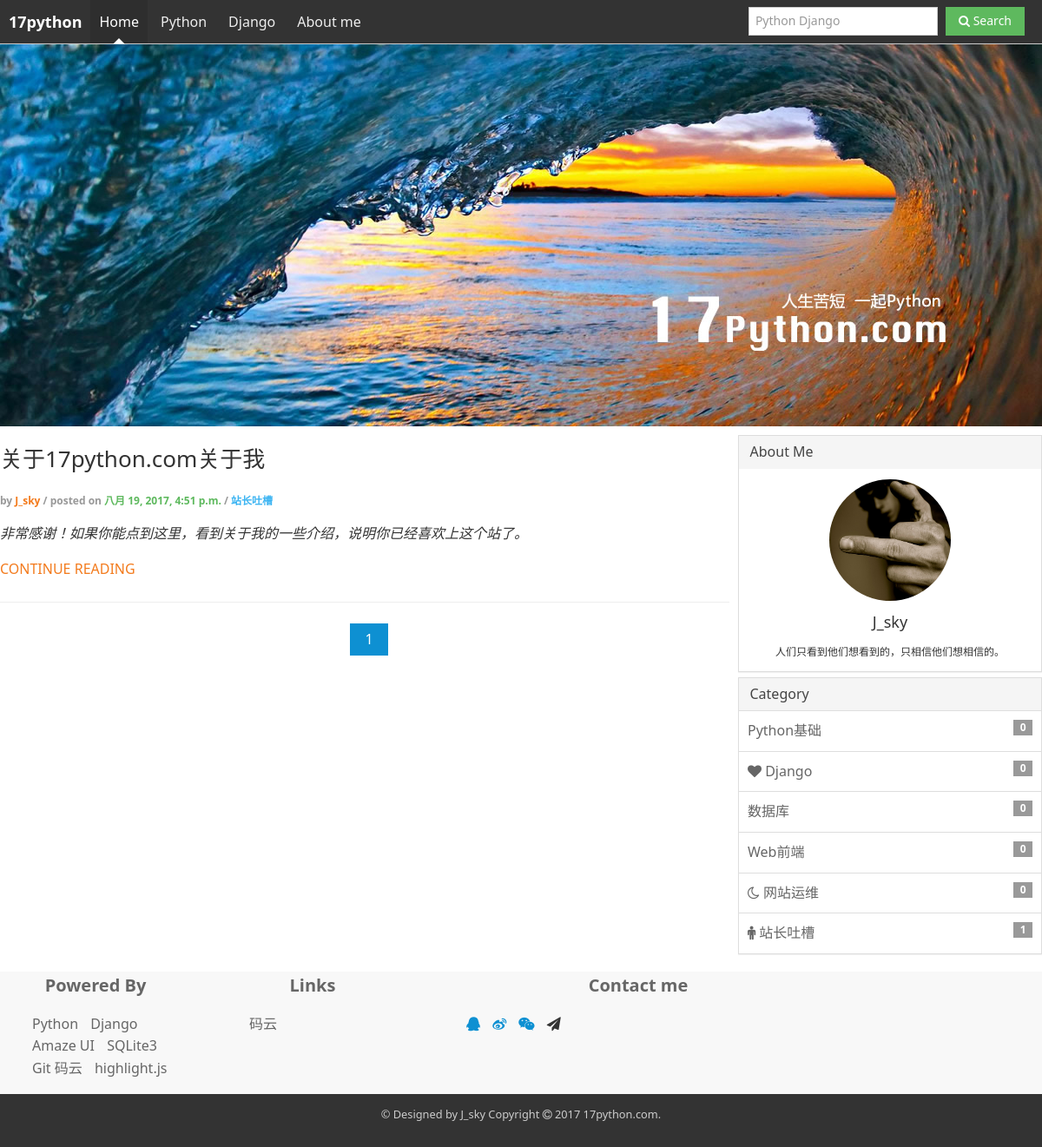
Before: / with the older database file.
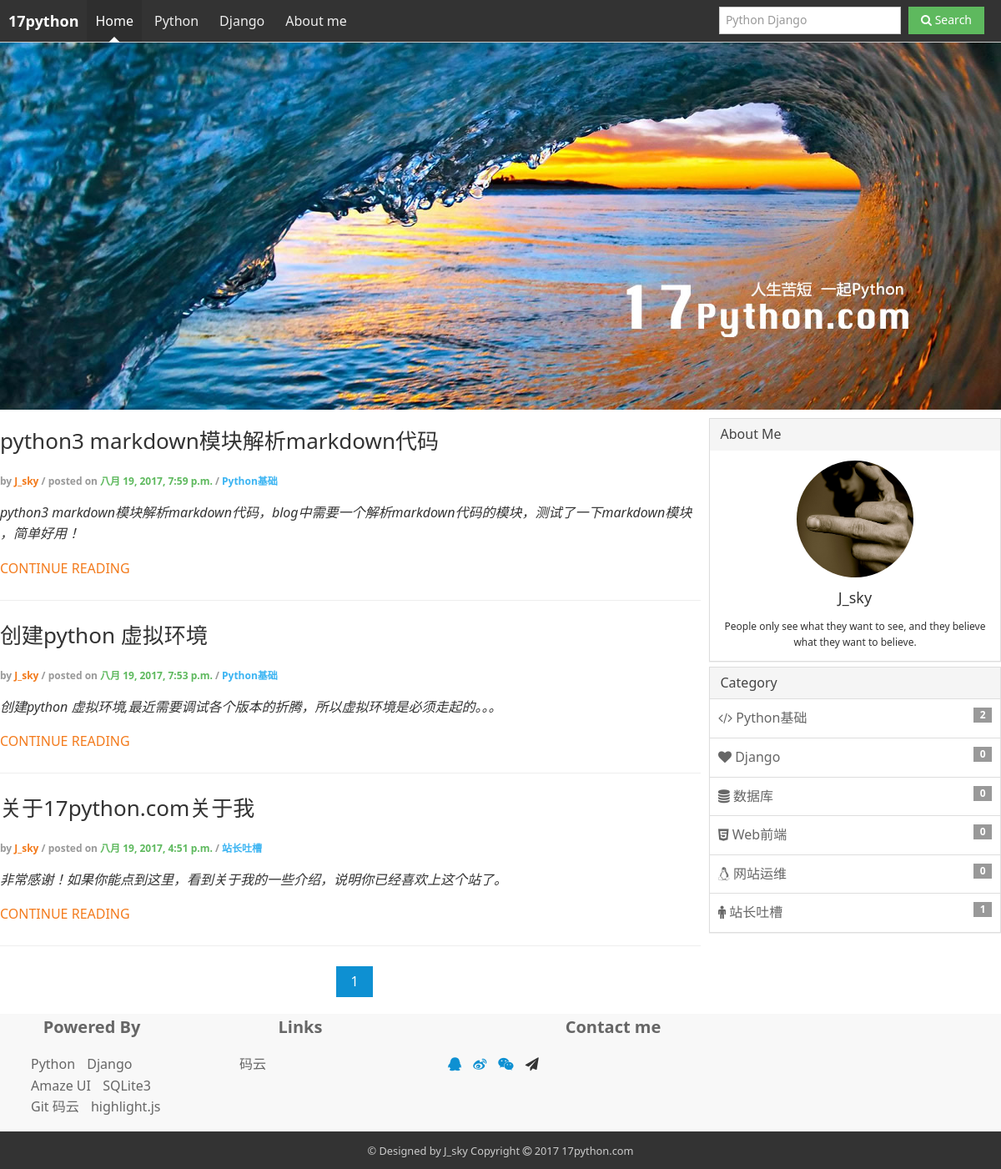
After: the same page with the newer database file.
### blog/models.py (models this page shows, shortened)
class Article(models.Model):
    article_title = models.CharField(max_length=50, verbose_name=u'日志标题', default='')
    article_synopsis = models.TextField(verbose_name=u'日志简介', default='')
    article_image = models.ImageField(upload_to="image/article/%Y/%m", default="image/article/default.png", max_length=100, verbose_name=u"文章配图")
    article_user = models.ForeignKey(UserProfile, verbose_name=u'文章作者', null=True, blank=True)
    article_category = models.ForeignKey(Category, verbose_name=u'所属分类', null=True, blank=True)
    article_tag = models.CharField(max_length=50, verbose_name=u'日志标签', default='')
    article_content = models.TextField(verbose_name=u'博客正文', default='')
    article_type = models.CharField(max_length=10, choices=(("0",u"草稿"),("1","软删除"),("2","正常")), default="0", verbose_name=u"文章类别")
    article_click = models.PositiveIntegerField(verbose_name=u'文章点击量', default=0)
    article_up = models.CharField(max_length=10, choices=(("1",u"置顶"),("0","取消置顶")), default="0", verbose_name=u"文章置顶")
    article_support= models.CharField(max_length=10, choices=(("1",u"推荐"),("0","取消推荐")), default="0", verbose_name=u"文章推荐")
    article_create_time= models.DateTimeField(verbose_name=u'创建时间',  auto_now_add=True)
    article_update_time= models.DateTimeField(verbose_name=u'更新时间',  auto_now=True)
    class Meta:
        verbose_name=u'文章表'
        verbose_name_plural = verbose_name

class UserProfile(AbstractUser):
    user_nick_name = models.CharField(max_length=24, verbose_name=u'用户昵称', default="")
    user_gender = models.CharField(max_length=10, choices=(("1",u"男"),("0","女")), default="1", verbose_name=u"性别选择")
    user_birday = models.DateField(verbose_name=u"用户生日", null=True, blank=True)
    user_mobile = models.CharField(max_length=11, null=True, blank=True,verbose_name=u'电话号码')
    user_address = models.CharField(max_length=200, verbose_name=u"用户地址", default='')
    user_detail = models.CharField(max_length=200, verbose_name=u"个人简介", default='')
    user_image = models.ImageField(upload_to="image/user/%Y/%m", default="image/user/default.png", max_length=100, verbose_name=u"用户头像")
    class Meta:
        verbose_name=u'用户表'
        verbose_name_plural = verbose_name

class Category(models.Model):
    category_name = models.CharField(max_length=20, verbose_name=u'分类名称', default='')
    category_detail = models.CharField(max_length=100, verbose_name=u'分类介绍', default='')
    category_icon = models.CharField(max_length=100, verbose_name=u'分类图标', default='')
    category_sort_id = models.IntegerField(verbose_name=u'分类排序', default=1)
    class Meta:
        verbose_name = u'博客分类'
        verbose_name_plural = verbose_name
    def __str__(self):
        return self.category_name

class Siteinfo(models.Model):
    site_name = models.CharField(max_length=20, verbose_name=u'站点名称', default='')
    site_detail = models.CharField(max_length=100, verbose_name=u'站点介绍', default='')
    site_user = models.ForeignKey(UserProfile, verbose_name=u'管理员', null=True, blank=True)
    site_footer = models.TextField(verbose_name=u'站点底部代码', default='')
    site_logo = models.ImageField(upload_to="image/site/", default="image/site/default.png", max_length=100, verbose_name=u"站点logo")
    site_topimage = models.ImageField(upload_to="image/site/", default="image/site/topbg.jpg", max_length=100, verbose_name=u"顶部大图")
    class Meta:
        verbose_name = u'网站信息'
        verbose_name_plural = verbose_name

### blog/views.py (the view)
# urls.py: url(r'^$', bloglist, name=''),
def bloglist(request):
    articles = Article.objects.filter(article_type='2').order_by('-article_create_time')
    page_number = int(request.GET.get('p', '1'))#获取当前页码，用来控制翻页中当前页码的class="{% if p == page_number %}am-active {% endif %}"
    c =request.GET.get('c', '')#分类
    s = ''#搜索关键字
    t = ''#TAG关键字
    if request.method == 'GET':
        form = Searchform(request.GET)
        if form.is_valid():
            s =request.GET.get('s')
    if request.method == 'GET':
        form = Tagform(request.GET)
        if form.is_valid():
            t =request.GET.get('t')
    if c:
        articles = articles.filter(article_category=c, article_type='2').order_by('-article_create_time')
    elif s:
        articles = articles.filter(Q(article_title__contains=s)|Q(article_content__contains=s),article_type='2').order_by('-article_create_time')
    elif t:
        articles = articles.filter(article_tag__contains=t, article_type='2').order_by('-article_create_time')#name__contains 模糊查找字段
    paginator = Paginator(articles, 5) # 第二个参数是每页显示的数量
    page = request.GET.get('p')          # 获取URL参数中的page number
    try:
        contacts = paginator.page(page)
    except PageNotAnInteger:                # 若不是整数则跳到第一页
        contacts = paginator.page(1)
    except EmptyPage:                       # 若超过了则最后一页
        contacts = paginator.page(paginator.num_pages)
    page_url = request.get_full_path()
    userinfo = UserProfile.objects.get(pk=1)#站长资料
    categorys = Category.objects.all()#获取所有分类
    siteinfo = Siteinfo.objects.get(pk=1)#获取站点信息
    return render(request, 'blog/list.html', {'articles':articles,
                                    'userinfo':userinfo,
                                    'categorys':categorys,
                                    'siteinfo':siteinfo,
                                    'contacts':contacts,
                                    'c':c,
                                    's':s,
                                    'page_url':page_url,
                                    'page_number':page_number,
                                    'form':form})

### blog/forms.py
class Tagform(forms.Form):
    t = forms.CharField(max_length=20)

### blog/templatetags/mytags.py (called while the page is built)
@register.filter
def toMarkdown(str):
    return markdown(str)

@register.filter
def cat_count(cat_id):
    return Article.objects.filter(article_category=cat_id).count()

### templates/blog/list.html (shortened to what this page needs)
{% extends 'base.html' %}
{% load mytags %}
{% block nav %}
      <li class="{% if page_url == '/' %}am-active{% endif %}"><a href="{% url '' %}">Home</a></li>
      <li class="{% if page_url == '/?c=1' %}am-active{% endif %}"><a href="{% url '' %}?c=1">Python</a></li>
      <li class="{% if page_url == '/?c=2' %}am-active{% endif %}"><a href="{% url '' %}?c=2">Django</a></li>
      <li class="{% if page_url == '/?c=6' %}am-active{% endif %}"><a href="{% url '' %}?c=6">About me</a></li>
{% endblock nav %}
{% block article %}
{% for article in contacts %}
<article class="blog-main">
      <h3 class="am-article-title blog-title">
        <a href="/blog/{{ article.id }}">{{ article.article_title }}</a>
      </h3>
      <h4 class="am-article-meta blog-meta">by <a href="" class="am-text-warning">{{ article.article_user.user_nick_name }}</a>
         / posted on<span class="am-text-success"> {{ article.article_create_time }} </span>
       / <a href="{% url '' %}?c={{ article.article_category.id}}" class="am-text-secondary">{{ article.article_category }}</a>
      </h4>
      <div class="blog-content">
       {% autoescape off %}
        {{ article.article_synopsis|toMarkdown }}
       {% endautoescape %}
      </div>
 </article>
<a href="/blog/{{ article.id }}" class="am-text-warning">CONTINUE READING</a>
  <hr class="am-article-divider blog-hr">
{% endfor %}
<div class="am-pagination am-pagination-centered">
        {% for p in contacts.paginator.page_range %}
           <li class="{% if p == page_number %}am-active{% endif %}"><a href="?{% if c != '' %}c={{ c }}&{% endif %}{% if s != '' %}s={{ s }}&{% endif %}p={{ p }}">{{ p }}</a></li>
        {% endfor %}
</div>
{% endblock %}
{% block me %}
      <section class="am-panel am-panel-default">
        <div class="am-panel-hd">About Me</div>
        <div class="am-panel-bd">
          <div class="avatar">
            <img class="am-circle am-center" src="{% url 'media' userinfo.user_image %}" width="140" height="140"/>
          </div>
          <div class="am-text-center am-text-lg nick-name">{{ userinfo.user_nick_name }}</div>
          <div class="am-text-center am-text-xs ">{{ userinfo.user_detail }}</div>
        </div>
      </section>
{% endblock %}
{% block category %}
<section class="am-panel am-panel-default blog-cat">
        <div class="am-panel-hd">Category</div>
        <ul class="am-list am-list-border">
          {% for c in categorys %}
          <li>
            <a class="am-link-muted" href="{% url '' %}?c={{ c.id }}">
            <i class="{{ c.category_icon }}"></i>
            {{ c.category_name }}
           <span class="am-badge am-align-right">{{ c.id|cat_count  }}</span>
          </a>
          </li>
          {% endfor %}
        </ul>
      </section>
{% endblock %}
{% block footer %}
  {% autoescape off %}
    {{ siteinfo.site_footer }}
  {% endautoescape %}
{% endblock %}

### templates/base.html (shortened to what this page needs)
<!DOCTYPE html>
<html>
  {% load staticfiles %}
<head lang="en">
    <link href="{% static 'amazeui/assets/css/amazeui.min.css' %}" rel="stylesheet">
    <link href="{% static 'app1.css' %}" rel="stylesheet">
</head>
<body>
<header class="am-topbar am-topbar-inverse am-g am-g-fixed blog-g-fixed blog-header ">
  <h1 class="am-topbar-brand">
    <a href="{% url '' %}">17python</a>
  </h1>
  <div class="am-collapse am-topbar-collapse" id="doc-topbar-collapse">
    <ul class="am-nav am-nav-pills am-topbar-nav">
      {% block nav %}
      {% endblock nav %}
    </ul>
    <form class="am-topbar-form am-topbar-left am-form-inline am-topbar-right" action="{% url '' %}">
      <div class="am-form-group">
        <input type="text" class="am-form-field am-input-sm" placeholder="Python Django" name="s">
      </div>
      <button type="submit" class="am-btn am-btn-success am-btn-sm">
        <i class="am-icon-search"></i>
        Search</button>
    </form>
  </header>
 <div class="site-topimg am-g am-g-fixed blog-g-fixed">
  <img src="{% static 'images/topbg.jpg' %}" class="am-img-responsive" alt=""/>
</div>
<div class="am-g am-g-fixed blog-g-fixed">
  <div class="am-u-md-8 blog-main">
    {% block article %}
  {% endblock article %}
  </div>
  <div class="am-u-sm-4 blog-sidebar">
    <div class="am-panel-group">
      {% block me %}
      {% endblock me %}
{% block category %}
{% endblock %}
    </div>
  </div>
</div>
<div class="am-g am-g-fixed blog-g-fixed footer-top">
    <div class="am-g am-g-fixed">
        <div class="am-u-md-3">
            <h2 class="site-fd am-text-center"><a href="#" target="_blank" class="am-link-muted">Powered By</a></h2>
            <ul class="site-links">
              <li><a href="https://www.python.org/" target="_blank" class="am-link-muted">Python</a></li>
              <li><a href="https://www.djangoproject.com/download/" target="_blank" class="am-link-muted">Django</a></li>
              <li><a href="http://amazeui.org/" target="_blank" class="am-link-muted">Amaze UI</a></li>
              <li><a href="https://www.sqlite.org/" target="_blank" class="am-link-muted">SQLite3</a></li>
              <li><a href="https://gitee.com" target="_blank" class="am-link-muted">Git 码云</a></li>
              <li><a href="https://highlightjs.org/" target="_blank" class="am-link-muted">highlight.js</a></li>
            </div>
        <div class="am-u-md-3">
            <h2 class="site-fd am-text-center"><a href="#" target="_blank" class="am-link-muted">Links</a></h2>
                <ul class="site-social">
                  <li><a href="https://gitee.com" target="_blank" class="am-link-muted">码云</a></li>
                </ul>
        </div>
      <div class="am-u-md-6">
        <h2 class="site-fd am-text-center"><a href="#" target="_blank" class="am-link-muted">Contact me</a></h2>
        <ul class="site-social">
          <li><a href="/about/contact"><span class="am-icon-qq"></span></a></li>
          <li><a href="http://weibo.com/amazeui" title="Amaze UI 微博" target="_blank"><span class="am-icon-weibo"></span></a></li>
          <li><a href="#am-wechat" title="云适配微信" data-am-modal=""><span class="am-icon-wechat"></span></a></li>
          <li><span class="am-icon-paper-plane"></span></li>
        </ul>
      </div>
    </div>
</div>
<footer class="blog-footer am-g am-g-fixed blog-g-fixed">
{% block footer %}
{% endblock footer %}
</footer>
</body>
</html>

### static/app1.css (style rules this page uses)
@media only screen and (min-width: 1200px) { .blog-g-fixed { max-width: 1200px; } }
.blog-header { background-color: #333; border-color: #ccc; }
.am-topbar { margin-bottom: 0px; }
.site-topimg { margin-bottom: 10px; }
.blog-main { width: 850px; margin: 0px; padding: 0px; }
.blog-content { width: 840px; padding: 0px; margin-right: 10px; }
.blog-sidebar { width: 350px; margin: 0px; padding: 0px; }
.blog-footer { padding: 10px 0; text-align: center; background: #333; color: #ccc; }
.footer-top { background-color: #f8f8f8; }
.site-links li, .site-social li { display: inline-block; padding-right: 5px; padding-left: 5px; }
.blog-title { margin: 10px 0 20px 0; }
.blog-title a { font-size: 26px; }
.nick-name { padding: 10px 0px; }
.blog-hr { width: 840px; }
.blog-cat { border: none; }
.blog-cat .am-panel-hd { border: 1px solid #ddd; border-bottom: none; }

Changed rows visible on the page:
added Article: article_title "python3 markdown模块解析markdown代码", article_user.user_nick_name "J_sky", article_create_time "八月 19, 2017, 7:59 p.m.", article_category "Python基础", article_synopsis|toMarkdown "python3 markdown模块解析markdown代码，blog中需要一个解析markdown代码的模块，测试了一下markdown模块 ，简单好用！"
added Article: article_title "创建python 虚拟环境", article_user.user_nick_name "J_sky", article_create_time "八月 19, 2017, 7:53 p.m.", article_category "Python基础", article_synopsis|toMarkdown "创建python 虚拟环境,最近需要调试各个版本的折腾，所以虚拟环境是必须走起的。。。"
changed UserProfile "J_sky": user_detail "人们只看到他们想看到的，只相信他们想相信的。" → "People only see what they want to see, and they believe what they want to believe."
changed Category "Python基础": category_icon "1" → "am-icon-code" (drawn); id|cat_count "0" → "2"
changed Category "数据库": category_icon "3" → "am-icon-database" (drawn)
changed Category "Web前端": category_icon "4" → "am-icon-html5" (drawn)
changed Category "网站运维": category_icon "am-icon-moon-o" → "am-icon-linux" (drawn)
changed Siteinfo: site_footer "© Designed by J_sky Copyright 2017 17python.com." → "© Designed by J_sky Copyright 2017 17python.com"
